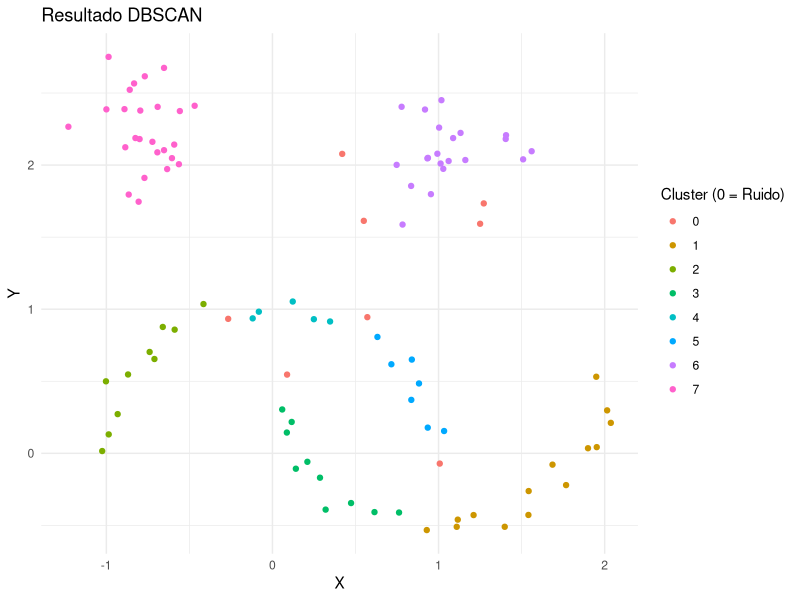

The R script that drew this image:
## ---- chunk 1
library(dbscan)
library(ggplot2)

# Datos de ejemplo
data("moons", package = "dbscan")

# Ejecución del algoritmo
# eps: radio de búsqueda
# minPts: puntos mínimos para considerar núcleo
res <- dbscan(moons, eps = 0.3, minPts = 5)

# Visualización
ggplot(moons, aes(X, Y, color = factor(res$cluster))) +
  geom_point() +
  labs(title = "Resultado DBSCAN", color = "Cluster (0 = Ruido)") +
  theme_minimal()
